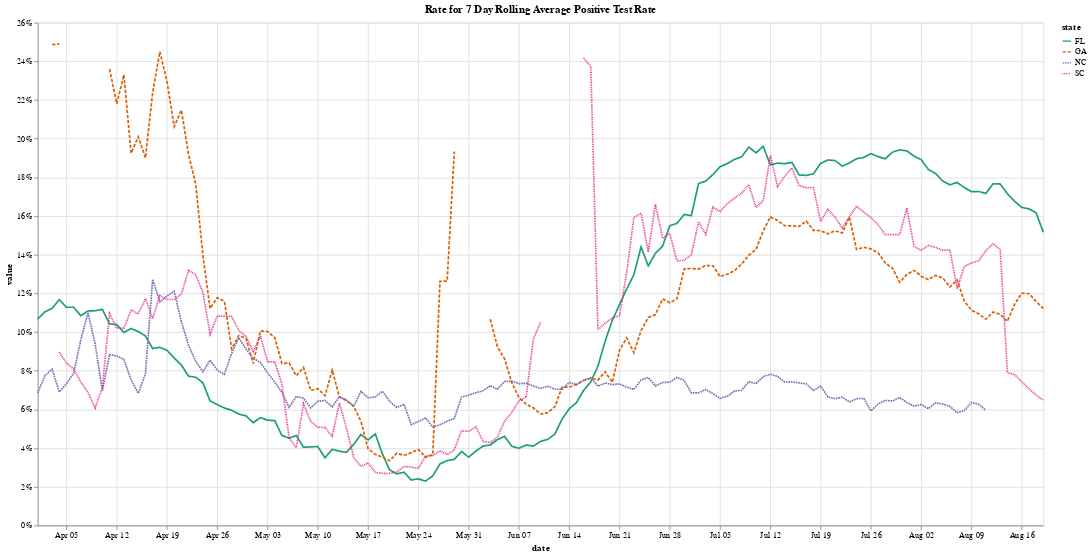

Source (notebook cell):
### Code cell
rate = 'positiveRate7' # positiveTotalRate
minp = 0
maxp = .25

source = df[(df.date >= 20200401) & (df.state.isin(['GA','SC', 'NC','FL']))][['date','state', rate]]
source = pd.melt(source, id_vars=['date','state'], value_vars=[rate])
source['value'] = source['value'].apply(lambda x: np.nan if (x< minp or x > maxp) else x)
source['date'] = pd.to_datetime(source['date'], format='%Y%m%d')

alt.Chart(source).mark_line().encode(
    x=alt.X('date:T', title='date'),
    y=alt.Y('value:Q', axis=alt.Axis(format='%')),
    color=alt.Color('state:O', scale=alt.Scale(scheme='dark2')),
    strokeDash='state',
    tooltip=['date', alt.Tooltip('value', format='.2%'), 'state']
).properties(
    width=1200, height=600,
    title='Rate for {}'.format('7 Day Rolling Average Positive Test Rate'))

### Figure 1 — Vega-Lite specification as saved in the notebook (floating-point values rounded to 4 significant figures; data arrays with more than 128 entries replaced by an {"elided": "..."} marker saying what was removed)
{"config": {"view": {"continuousWidth": 400, "continuousHeight": 300}}, "data": {"name": "data-ab1d35d9d6a7dd3edb0fe16fb4082dcc"}, "mark": "line", "encoding": {"color": {"type": "ordinal", "field": "state", "scale": {"scheme": "dark2"}}, "strokeDash": {"type": "nominal", "field": "state"}, "tooltip": [{"type": "temporal", "field": "date"}, {"type": "quantitative", "field": "value", "format": ".2%"}, {"type": "nominal", "field": "state"}], "x": {"type": "temporal", "field": "date", "title": "date"}, "y": {"type": "quantitative", "axis": {"format": "%"}, "field": "value"}}, "height": 600, "title": "Rate for 7 Day Rolling Average Positive Test Rate", "width": 1200, "$schema": "https://vega.github.io/schema/vega-lite/v4.8.1.json", "datasets": {"data-ab1d35d9d6a7dd3edb0fe16fb4082dcc": {"elided": "564 records"}}}
